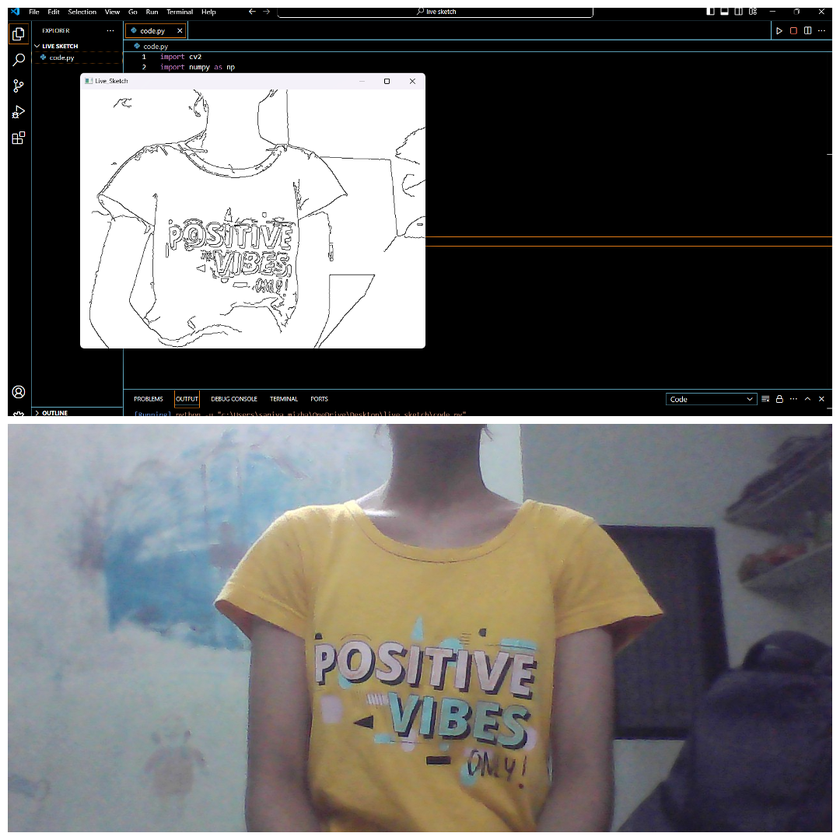
#> input picture photo-collage.png (1).png, 840 x 840 px, shrunk from 1080 x 1080 before the run, given in place of the camera
$ python code.py
#> lines starting #> are read from the running program, lines starting #| are printed output that depends on the picture
#> further down, frame is the input picture: shape (840, 840, 3); mean B, G, R 103.3, 104.2, 105.2
import cv2
import numpy as np

def sketch(image):
    #converting_image_to_grayscale
    img_gray=cv2.cvtColor(image,cv2.COLOR_BGR2GRAY)
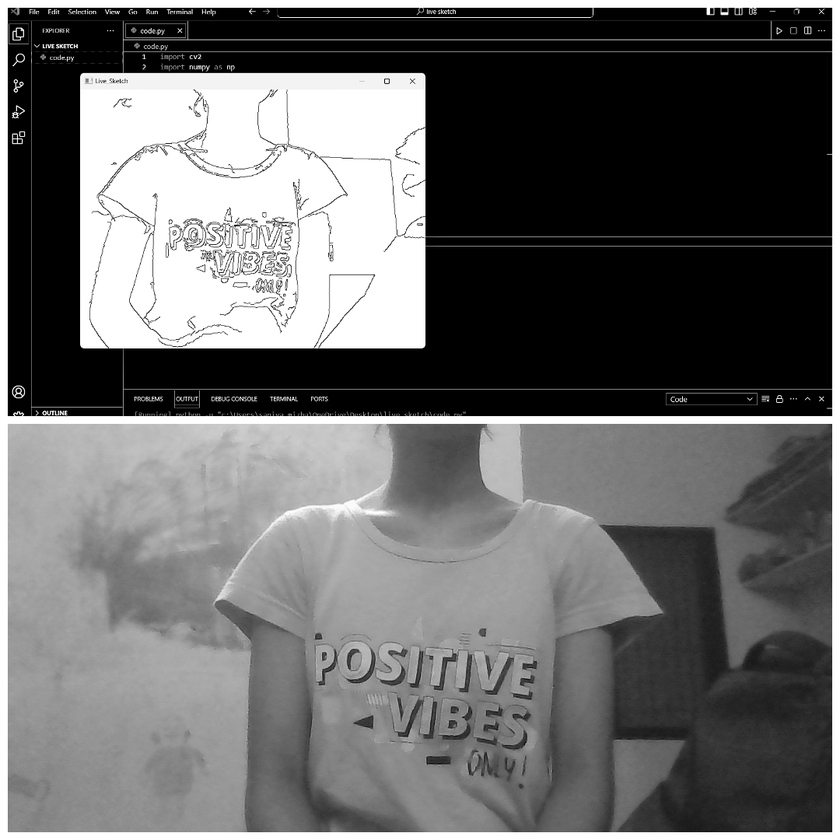
#> img_gray: shape (840, 840); min 0, max 255, mean 104.4
    #blurring_image_to_remove_noise
    img_blur=cv2.GaussianBlur(img_gray,(3,3),0)
    #extracting_edges
    edges=cv2.Canny(img_blur,10,80)
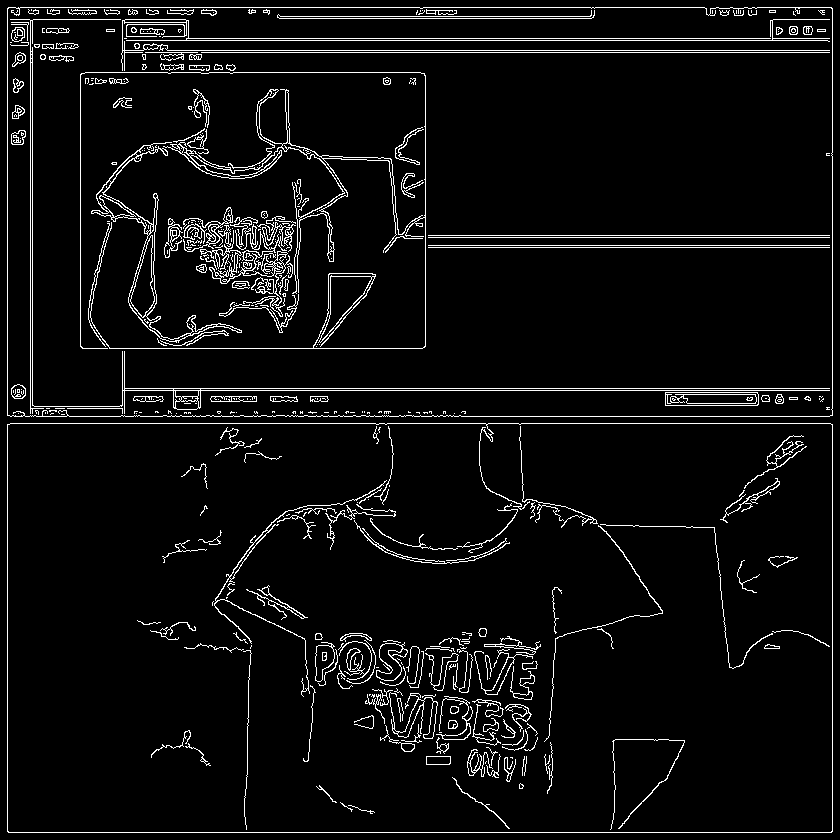
#> edges: shape (840, 840); 5.2% white in thin lines or dots
    #applying_threshold_inverse
    ret,mask=cv2.threshold(edges,50,255,cv2.THRESH_BINARY_INV)
#> mask: shape (840, 840); 94.8% white; black in thin lines or dots
    return mask

# capturing_video_from_webcam
cap=cv2.VideoCapture(0)
# constant_image_capture_from_video
while True:
    ret,frame=cap.read()
    cv2.imshow('Live_Sketch',sketch(frame))
    # Key13==ENTER_KEY
    if cv2.waitKey(1)==13:
#> (key Esc is pressed here)
        break
# releasing_webcam
cap.release()
# destroying_window
cv2.destroyAllWindows()
